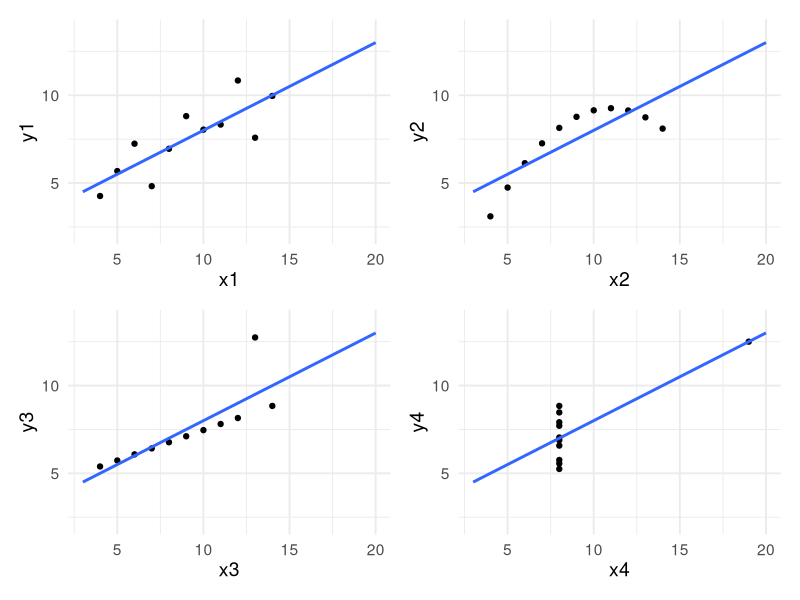

This chart was generated by the following R code:
library(datasets)
library(tidyverse)
library(cowplot)

anscombe <- datasets::anscombe

all_y <- c(anscombe$y1, anscombe$y2, anscombe$y3, anscombe$y4)
all_x <- c(anscombe$x1, anscombe$x2, anscombe$x3, anscombe$x4)

x_max <- max(all_x) + 1
x_min <- min(all_x) - 1
y_max <- max(all_y) + 1
y_min <- min(all_y) - 1

p1 <- ggplot(anscombe, aes(x=x1, y=y1)) + geom_point() +
  geom_smooth(method="lm", fullrange=TRUE, se = FALSE) +
  scale_x_continuous(limits=c(x_min, x_max)) +
  scale_y_continuous(limits=c(y_min, y_max))+ theme_minimal(base_size=14)
p2 <- ggplot(anscombe, aes(x=x2, y=y2)) + geom_point() +
  geom_smooth(method="lm", fullrange=TRUE, se = FALSE) +
  scale_x_continuous(limits=c(x_min, x_max)) +
  scale_y_continuous(limits=c(y_min, y_max))+ theme_minimal(base_size=14)
p3 <- ggplot(anscombe, aes(x=x3, y=y3)) + geom_point() +
  geom_smooth(method="lm", fullrange=TRUE, se = FALSE) +
  scale_x_continuous(limits=c(x_min, x_max)) +
  scale_y_continuous(limits=c(y_min, y_max))+ theme_minimal(base_size=14)
p4 <- ggplot(anscombe, aes(x=x4, y=y4)) + geom_point() +
  geom_smooth(method="lm", fullrange=TRUE, se = FALSE) +
  scale_x_continuous(limits=c(x_min, x_max)) +
  scale_y_continuous(limits=c(y_min, y_max))+ theme_minimal(base_size=14)

p <- plot_grid(p1, p2, p3, p4, ncol=2, nrow=2) + theme_minimal(base_size=14)
ggsave("anscombe.pdf", p)
